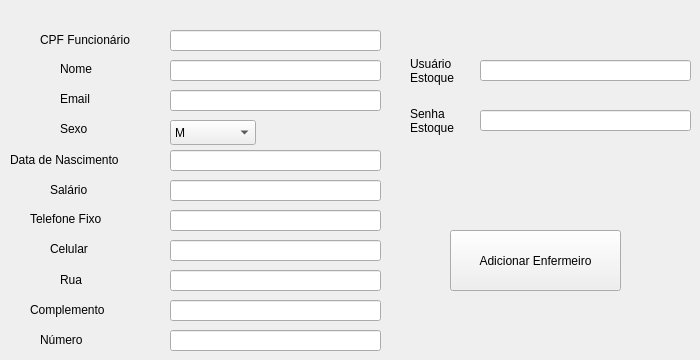
      <widget class="QWidget" name="tab_4">
       <attribute name="title">
        <string>Adicionar Administrador</string>
       </attribute>
       <widget class="QLabel" name="label_clients_email_44">
        <property name="geometry">
         <rect>
          <x>40</x>
          <y>330</y>
          <width>121</width>
          <height>20</height>
         </rect>
        </property>
        <property name="text">
         <string>Número</string>
        </property>
       </widget>
       <widget class="QLabel" name="label_clients_phone_9">
        <property name="geometry">
         <rect>
          <x>60</x>
          <y>60</y>
          <width>67</width>
          <height>17</height>
         </rect>
        </property>
        <property name="text">
         <string>Nome</string>
        </property>
       </widget>
       <widget class="QLineEdit" name="entrada_numero_admin">
        <property name="geometry">
         <rect>
          <x>170</x>
          <y>330</y>
          <width>211</width>
          <height>21</height>
         </rect>
        </property>
       </widget>
       <widget class="QLabel" name="label_clients_name_25">
        <property name="geometry">
         <rect>
          <x>50</x>
          <y>240</y>
          <width>91</width>
          <height>17</height>
         </rect>
        </property>
        <property name="text">
         <string>Celular</string>
        </property>
       </widget>
       <widget class="QLineEdit" name="entrada_email_admin">
        <property name="geometry">
         <rect>
          <x>170</x>
          <y>90</y>
          <width>211</width>
          <height>21</height>
         </rect>
        </property>
       </widget>
       <widget class="QLineEdit" name="entrada_celular_admin">
        <property name="geometry">
         <rect>
          <x>170</x>
          <y>240</y>
          <width>211</width>
          <height>21</height>
         </rect>
        </property>
       </widget>
       <widget class="QLineEdit" name="entrada_data_admin">
        <property name="geometry">
         <rect>
          <x>170</x>
          <y>150</y>
          <width>211</width>
          <height>21</height>
         </rect>
        </property>
       </widget>
       <widget class="QLineEdit" name="entrada_rua_admin">
        <property name="geometry">
         <rect>
          <x>170</x>
          <y>270</y>
          <width>211</width>
          <height>21</height>
         </rect>
        </property>
        <property name="text">
         <string/>
        </property>
       </widget>
       <widget class="QLineEdit" name="entrada_complemento_admin">
        <property name="geometry">
         <rect>
          <x>170</x>
          <y>300</y>
          <width>211</width>
          <height>21</height>
         </rect>
        </property>
       </widget>
       <widget class="QLineEdit" name="entrada_telefone_admin">
        <property name="geometry">
         <rect>
          <x>170</x>
          <y>210</y>
          <width>211</width>
          <height>21</height>
         </rect>
        </property>
       </widget>
       <widget class="QLabel" name="label_clients_email_45">
        <property name="geometry">
         <rect>
          <x>60</x>
          <y>270</y>
          <width>121</width>
          <height>20</height>
         </rect>
        </property>
        <property name="text">
         <string>Rua</string>
        </property>
       </widget>
       <widget class="QPushButton" name="botao_adicionar_admin">
        <property name="geometry">
         <rect>
          <x>450</x>
          <y>230</y>
          <width>171</width>
          <height>61</height>
         </rect>
        </property>
        <property name="text">
         <string>Adicionar Enfermeiro</string>
        </property>
       </widget>
       <widget class="QComboBox" name="box_sexo_admin">
        <property name="geometry">
         <rect>
          <x>170</x>
          <y>120</y>
          <width>86</width>
          <height>25</height>
         </rect>
        </property>
        <item>
         <property name="text">
          <string>M</string>
         </property>
        </item>
        <item>
         <property name="text">
          <string>F</string>
         </property>
        </item>
       </widget>
       <widget class="QLabel" name="label_clients_name_27">
        <property name="geometry">
         <rect>
          <x>410</x>
          <y>50</y>
          <width>61</width>
          <height>41</height>
         </rect>
        </property>
        <property name="text">
         <string>Usuário
Estoque</string>
        </property>
       </widget>
       <widget class="QLineEdit" name="entrada_nome_admin">
        <property name="geometry">
         <rect>
          <x>170</x>
          <y>60</y>
          <width>211</width>
          <height>21</height>
         </rect>
        </property>
       </widget>
       <widget class="QLineEdit" name="entrada_salario_admin">
        <property name="geometry">
         <rect>
          <x>170</x>
          <y>180</y>
          <width>211</width>
          <height>21</height>
         </rect>
        </property>
       </widget>
       <widget class="QLabel" name="label_clients_address_9">
        <property name="geometry">
         <rect>
          <x>60</x>
          <y>90</y>
          <width>67</width>
          <height>17</height>
         </rect>
        </property>
        <property name="text">
         <string>Email</string>
        </property>
       </widget>
       <widget class="QLabel" name="label_clients_email_39">
        <property name="geometry">
         <rect>
          <x>30</x>
          <y>300</y>
          <width>121</width>
          <height>20</height>
         </rect>
        </property>
        <property name="text">
         <string>Complemento</string>
        </property>
       </widget>
       <widget class="QLineEdit" name="entrada_usuario_admin">
        <property name="geometry">
         <rect>
          <x>480</x>
          <y>60</y>
          <width>211</width>
          <height>21</height>
         </rect>
        </property>
       </widget>
       <widget class="QLabel" name="label_clients_name_28">
        <property name="geometry">
         <rect>
          <x>40</x>
          <y>30</y>
          <width>121</width>
          <height>20</height>
         </rect>
        </property>
        <property name="text">
         <string>CPF Funcionário</string>
        </property>
       </widget>
       <widget class="QLineEdit" name="entrada_cpf_admin">
        <property name="geometry">
         <rect>
          <x>170</x>
          <y>30</y>
          <width>211</width>
          <height>21</height>
         </rect>
        </property>
       </widget>
       <widget class="QLabel" name="label_clients_email_46">
        <property name="geometry">
         <rect>
          <x>10</x>
          <y>150</y>
          <width>141</width>
          <height>20</height>
         </rect>
        </property>
        <property name="text">
         <string>Data de Nascimento</string>
        </property>
       </widget>
       <widget class="QLabel" name="label_clients_email_47">
        <property name="geometry">
         <rect>
          <x>50</x>
          <y>180</y>
          <width>141</width>
          <height>20</height>
         </rect>
        </property>
        <property name="text">
         <string>Salário</string>
        </property>
       </widget>
       <widget class="QLabel" name="label_clients_name_29">
        <property name="geometry">
         <rect>
          <x>30</x>
          <y>210</y>
          <width>91</width>
          <height>17</height>
         </rect>
        </property>
        <property name="text">
         <string>Telefone Fixo</string>
        </property>
       </widget>
       <widget class="QLabel" name="label_clients_company_9">
        <property name="geometry">
         <rect>
          <x>60</x>
          <y>120</y>
          <width>67</width>
          <height>17</height>
         </rect>
        </property>
        <property name="text">
         <string>Sexo</string>
        </property>
       </widget>
       <widget class="QLineEdit" name="entrada_senha_admin">
        <property name="geometry">
         <rect>
          <x>480</x>
          <y>110</y>
          <width>211</width>
          <height>21</height>
         </rect>
        </property>
       </widget>
       <widget class="QLabel" name="label_clients_name_30">
        <property name="geometry">
         <rect>
          <x>410</x>
          <y>100</y>
          <width>61</width>
          <height>41</height>
         </rect>
        </property>
        <property name="text">
         <string>Senha
Estoque</string>
        </property>
       </widget>
      </widget>
